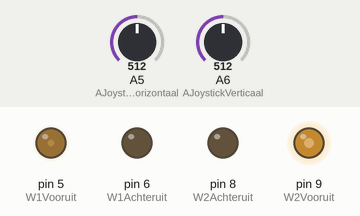
The sketch below on a simulated Arduino Nano, built with avr-gcc and run on an emulated ATmega328P. On the bench: output pins drawn as LEDs (lit = HIGH). The inputs (shaded band) are chosen by the test bench; at power-on: A6 (AJoystickVerticaal) = 512, A5 (AJoystickHorizontaal) = 512.

Above: at 1.2 s.
1.3 s: A6 (AJoystickVerticaal) set to 716
At 1.8 s:
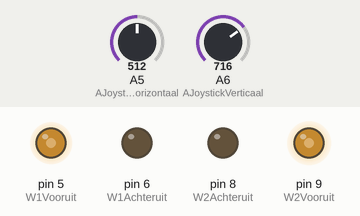
2.8 s: A6 (AJoystickVerticaal) set to 306
At 4.0 s:
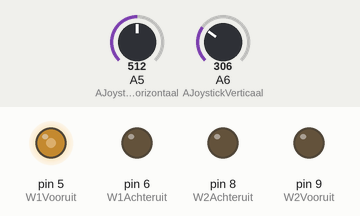
4.3 s: A5 (AJoystickHorizontaal) set to 392
5.8 s: A5 (AJoystickHorizontaal) set to 370
At 6.5 s:
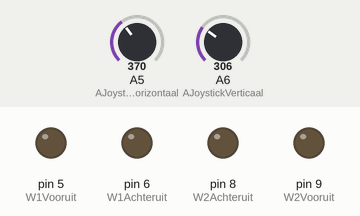
7.3 s: A5 (AJoystickHorizontaal) set to 266
8.8 s: A5 (AJoystickHorizontaal) set to 250
At 9.9 s:
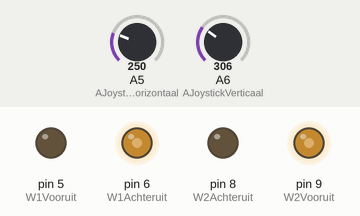
Timing chart, 0 to 11.3 s (numbered marks = the images above; inputs shaded):
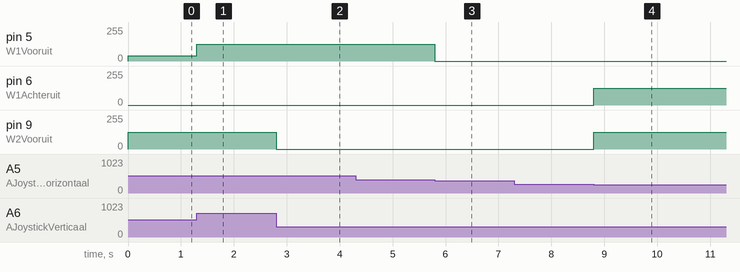

The sketch:

rondrijden_met_motorshield.ino
```cpp
#define AJoystickHorizontaal A5
#define AJoystickVerticaal A6

#define W1Vooruit 5
#define W1Achteruit 6
#define W2Vooruit 9
#define W2Achteruit 8

//joystick as
int VJoystickHorizontaal = 0;
int VJoystickVerticaal = 0;
int VJoystickZas = 0;
long X_as = 0;
long Y_as = 0;
int sensorValue3 = 0;

//joystick knop
int VJKnop = 0;

//gewenste pwm
int LWielVooruit = 0;
int LWielAchteruit = 0;
int RWielVooruit = 0;
int RWielAchteruit = 0;

//echte pwm
int LWV = 0;
int LWA = 0;
int RWV = 0;
int RWA = 0;

//oude pwm en timer ervoor
double OUDLWielVooruit = 0;
double OUDLWielAchteruit = 0;
double OUDRWielVooruit = 0;
double OUDRWielAchteruit = 0;
int Ouderest = 0;

//schaal voor de kracht
float motorPower = 0.5;
long joystickkracht = 0;
long joystickkracht2 = 0;
int joystickX = 0;
int joystickY = 0;

//joystick midden
int X_min = -60;
int X_max = 60;
int Y_min = -60;
int Y_max = 60;

void setup() {

  //Serial communicatie
  Serial.begin(9600);

    //pinnen voor pwm van de wielen
  pinMode(W1Vooruit, OUTPUT);
  pinMode(W1Achteruit, OUTPUT);
  pinMode(W2Vooruit, OUTPUT);
  pinMode(W2Achteruit, OUTPUT);

}

void loop() {
    Joystickuitlezen();
    JoysticktoMotorcontrol();
    MotorAansturing();

}

void Joystickuitlezen(){
  VJoystickHorizontaal = analogRead(AJoystickHorizontaal);
  VJoystickVerticaal = analogRead(AJoystickVerticaal);

  /*
  Serial.println();
  Serial.print("LMW");
  Serial.print("\t");
  Serial.print(LWV);
  Serial.print("\t");
  Serial.print("LWA");
  Serial.print("\t");
  Serial.print(LWA);
  Serial.print("\t");
  Serial.print("RWV");
  Serial.print("\t");
  Serial.print(RWV);
  Serial.print("\t");
  Serial.print("RWA");
  Serial.print("\t");
  Serial.print(RWA);
  Serial.print("\t");
  Serial.print("HOR");
  Serial.print("\t");
  Serial.print(X_as);
  Serial.print("\t");
  Serial.print("VER");
  Serial.print("\t");
  Serial.print(Y_as);
  Serial.print("\t");
  Serial.print("KRACHt");
  Serial.print("\t");
  Serial.print(joystickkracht);
  Serial.print("\t");
  Serial.print("\t");
  Serial.print("KRACHt2");
  Serial.print("\t");
  Serial.print(joystickkracht2);
  Serial.print("\t");
  */

  X_as = VJoystickHorizontaal - 320;
  Y_as = VJoystickVerticaal - 320;
}

//Afhankelijk van de coordinaten in het x,y assenstelsel de kracht en richting van de motoren bepalen.
void JoysticktoMotorcontrol(){
  joystickkracht2 = (X_as*X_as)+(Y_as*Y_as);
  joystickkracht = sqrt(joystickkracht2);

  //Midden
  if (X_as>X_min&&X_as<X_max&&Y_as>Y_min&&Y_as<Y_max){
    LWielVooruit = 0;
    LWielAchteruit = 0;
    RWielVooruit = 0;
    RWielAchteruit = 0;
    //Serial.println("Center stil");
  }
  // verticaal stil
  else if (Y_as>Y_min&&Y_as<Y_max){
    if (X_as>X_max){
      LWielVooruit = 500;
      LWielAchteruit = 0;
      RWielVooruit = 0;
      RWielAchteruit = 500;
      //Serial.println("Rechtsom");
    }
    if (X_as<X_min){
      LWielVooruit = 0;
      LWielAchteruit = 500;
      RWielVooruit = 500;
      RWielAchteruit = 0;
      //Serial.println("Linksom");
    }
    //Serial.println("Verticaal stil");
  }
  //Links boven
  else if (Y_as>Y_max&&X_as<0){
    joystickkracht = sqrt((X_as*X_as)+(Y_as*Y_as));
    LWielVooruit = joystickkracht;
    LWielAchteruit = 0;
    RWielVooruit = joystickkracht-sqrt(X_as*X_as);
    RWielAchteruit = 0;
  }
  //rechts boven
  else if (Y_as>Y_max&&X_as>0){
    joystickkracht = sqrt((X_as*X_as)+(Y_as*Y_as));
    LWielVooruit = joystickkracht-sqrt(X_as*X_as);
    LWielAchteruit = 0;
    RWielVooruit = joystickkracht;
    RWielAchteruit = 0;
  }
  //rechts onder
  else if (Y_as<Y_min&&X_as>X_max){
    joystickkracht = sqrt((X_as*X_as)+(Y_as*Y_as));
    LWielVooruit = 0;
    LWielAchteruit = joystickkracht;
    RWielVooruit = 0;
    RWielAchteruit = joystickkracht-sqrt(X_as*X_as);
  }
  else if (Y_as<Y_min&&X_as<X_min){
    joystickkracht = sqrt((X_as*X_as)+(Y_as*Y_as));
    LWielVooruit = 0;
    LWielAchteruit = joystickkracht-sqrt(X_as*X_as);
    RWielVooruit = 0;
    RWielAchteruit = joystickkracht;
  }

    LWV = LWielVooruit;
    LWA = LWielAchteruit;
    RWV = RWielVooruit;
    RWA = RWielAchteruit;

  //in stappen over een halfe seconden naar de snelheid gaan.
  /*if((millis()%50)< Ouderest){
    LWV = ((LWielVooruit - OUDLWielVooruit) / 10)+OUDLWielVooruit;
    LWA = ((LWielAchteruit - OUDLWielAchteruit) / 10)+OUDLWielAchteruit;
    RWV = ((RWielVooruit - OUDRWielVooruit) / 10)+OUDRWielVooruit;
    RWA = ((RWielAchteruit - OUDRWielAchteruit) / 10)+OUDRWielAchteruit;
    //Serial.println(LWV);
    //Serial.println(LWA);
    //Serial.println(RWV);
    //Serial.println(RWA);
  }*/
  Ouderest = (millis()%50);
}

void MotorAansturing(){
  if(LWV>250){LWV=250;}
  if(LWA>250){LWA=250;}
  if(RWV>250){RWV=250;}
  if(RWA>250){RWA=250;}
  analogWrite(W1Vooruit, (LWV*motorPower)); // max 255
  analogWrite(W1Achteruit, (LWA*motorPower)); // max 255
  analogWrite(W2Vooruit, (RWV*motorPower)); // max 255
  analogWrite(W2Achteruit, (RWA*motorPower)); // max 255
}
```

Measured:
- the behaviour switches between 380 and 379 on A5 (AJoystickHorizontaal) (found by bisection; images 2 and 3)
- the behaviour switches between 260 and 259 on A5 (AJoystickHorizontaal) (found by bisection; images 3 and 4)
- after the input at 1.3 s, pin 5 (W1Vooruit): 39/255 → 124/255 at once
- after the input at 2.8 s, pin 5 (W1Vooruit): 124/255 → 125/255 at once; pin 9 (W2Vooruit): 125/255 → 0/255 at once
- after the input at 4.3 s, every drawn part: stays the same
- after the input at 5.8 s, pin 5 (W1Vooruit): 125/255 → 0/255 at once
- after the input at 7.3 s, every drawn part: stays the same
- after the input at 8.8 s, pin 6 (W1Achteruit), pin 9 (W2Vooruit): 0/255 → 125/255 at once
